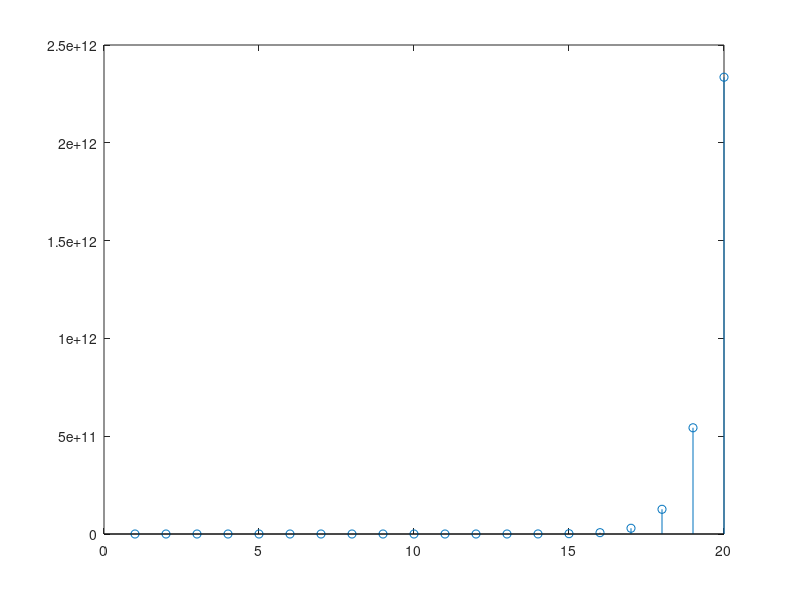

Recreate this plot in MATLAB.
% Stability of System
% For each of the following LDEs 
% a) 0.3 Y[n] = 0.4 Y[n-1] + 0.5 δ[n−3]; Y[0]=0.5 
% b) 2 Y[n] = 3 Y[n-1] + 1.25 Y[n-2]; Y[0]=0, Y[1]=1 
% c) 2 Y[n] = -3 Y[n-1] - 1.25 Y[n-2]; Y[0]=0, Y[1]=1 

% Study the stability of the system represented by this LDE, 
% solve the LDE by writing it as a closed form and if it has complex natural frequencies (oscillating), 
% write it in a polar form and find the oscillation period. 
% Then, using MATLAB/OCTAVE draw the sequence of samples.

n = 1:20
y = 4*(0.79).^n.*(cos(18.*n + pi/2));
stem(y)
y = (-0.46)*(1.84).^n+(0.46)*(-0.34).^n;
stem(y)
y = (4.3).^n.*0.5;
stem(y)